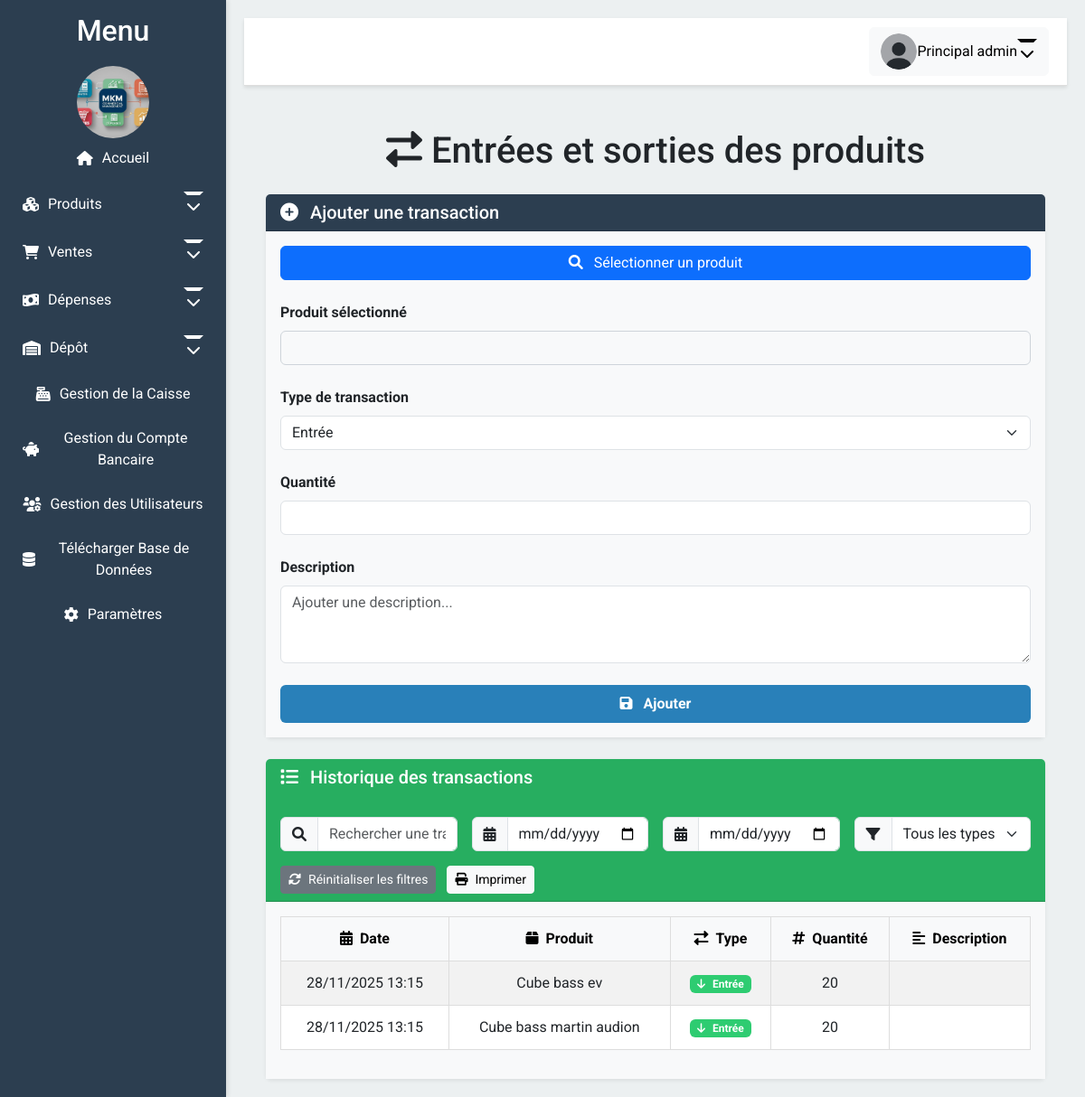
The page /entrees_sorties (signed in) on the database as committed earlier.
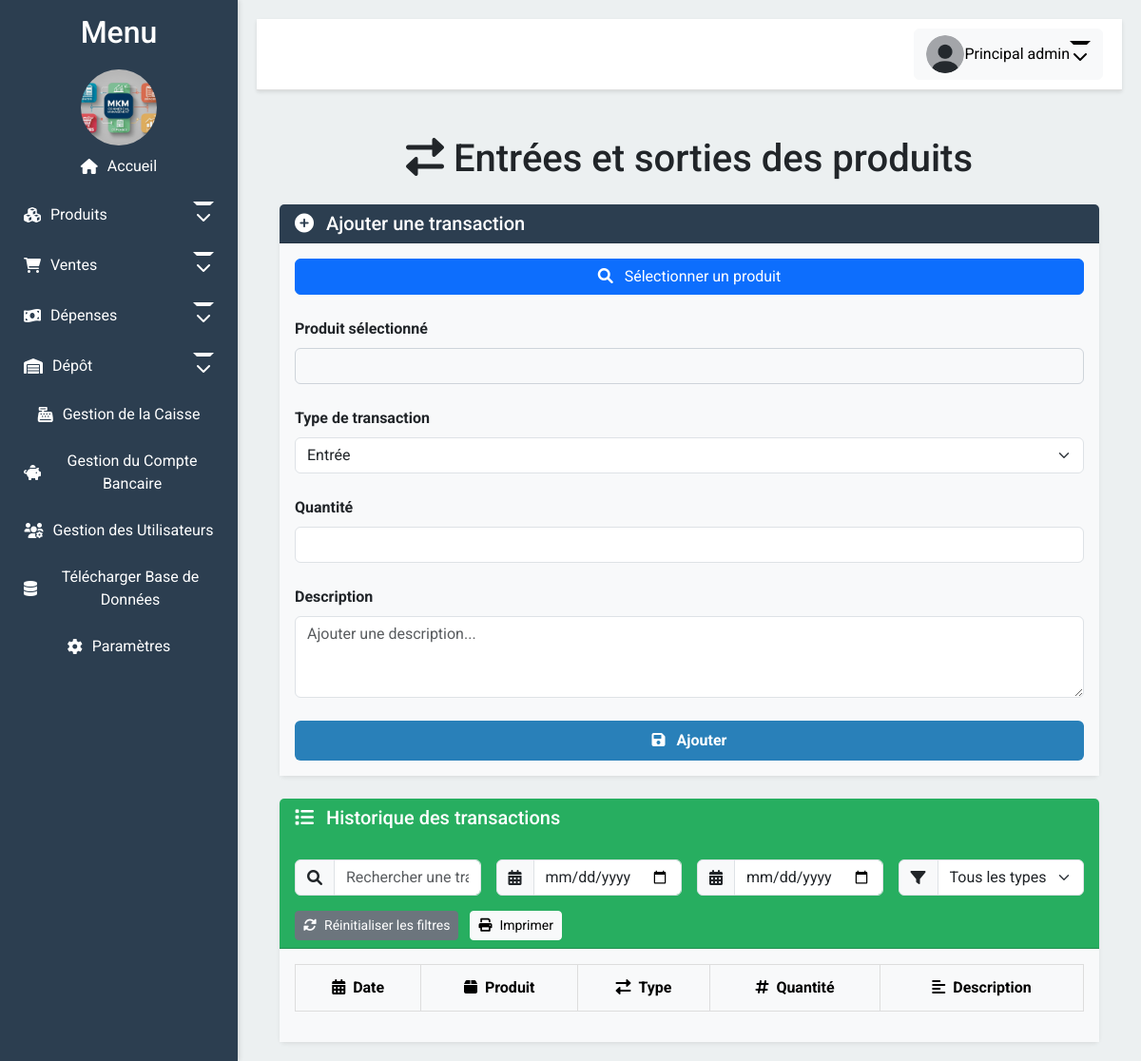
The same page on the database as committed later.
### app/models.py (models this page shows, shortened)
class TransactionsProduit(db.Model):
    __tablename__ = 'transactions_produit'
    id = db.Column(db.Integer, primary_key=True)
    produit_id = db.Column(db.Integer, db.ForeignKey('produits.id'), nullable=False)
    type = db.Column(db.Enum('entree', 'sortie'), nullable=False)
    quantite = db.Column(db.Integer, nullable=False)
    date_transaction = db.Column(db.DateTime, default=datetime.utcnow)
    description = db.Column(db.Text, nullable=True)
    produit = db.relationship('Produits', backref='transactions')

class Produits(db.Model):
    __tablename__ = 'produits'  # Ajoutez aussi pour les autres modèles pour être cohérent
    id = db.Column(db.Integer, primary_key=True)
    nom = db.Column(db.String(100), nullable=False)
    description = db.Column(db.String(200))
    prix = db.Column(db.Float, nullable=False)
    prix_achat = db.Column(db.Float, nullable=False)
    quantite = db.Column(db.Integer, nullable=False)
    quantite_depot = db.Column(db.Integer, default=0)
    en_route = db.Column(db.Integer, default=0)

### app/routes.py (the view)
@bp.route('/entrees_sorties')
@login_required
@permission_required('gestion_produits')
def entrees_sorties():
    transactions = TransactionsProduit.query.order_by(TransactionsProduit.date_transaction.desc()).all()
    produits = Produits.query.all()
    return render_template('entrees_sorties.html', transactions=transactions, produits=produits)

### app/models.py (called while the page is built)
    def is_admin(self):
        return self.role == 'admin'

    def has_permission(self, permission):
        if self.is_admin():
            return True
        return self.permissions and permission in self.permissions

### app/routes.py (called while the page is built)
def permission_required(permission):
    def decorator(f):
        @wraps(f)
        def decorated_function(*args, **kwargs):
            if not current_user.has_permission(permission):
                flash("Accès refusé. Vous n'avez pas les permissions nécessaires.", 'danger')
                return redirect(url_for('routes.index'))
            return f(*args, **kwargs)
        return decorated_function
    return decorator

@login_manager.user_loader
def load_user(user_id):
    return User.query.get(int(user_id))

### app/templates/entrees_sorties.html (shortened to what the changed rows need)
{% extends "layout.html" %}
{% block content %}
<div class="container">
    <h1 class="mt-5 text-center"><i class="fas fa-exchange-alt"></i> Entrées et sorties des produits</h1>
    <div class="card mt-4 shadow-sm border-0">
        <div class="card-body" style="background-color: #F8F9FA;">
            <div class="table-responsive">
                <table class="table table-hover table-striped">
                    <thead class="table-light">
                        <tr>
                            <th class="text-center"><i class="fas fa-calendar-alt me-2"></i>Date</th>
                            <th class="text-center"><i class="fas fa-box me-2"></i>Produit</th>
                            <th class="text-center"><i class="fas fa-exchange-alt me-2"></i>Type</th>
                            <th class="text-center"><i class="fas fa-hashtag me-2"></i>Quantité</th>
                            <th class="text-center"><i class="fas fa-align-left me-2"></i>Description</th>
                        </tr>
                    </thead>
                    <tbody id="transactionTableBody">
                        {% for transaction in transactions %}
                        <tr data-type="{{ transaction.type }}" data-date="{{ transaction.date_transaction.strftime('%Y-%m-%d') }}">
                            <td class="text-center">{{ transaction.date_transaction.strftime('%d/%m/%Y %H:%M') }}</td>
                            <td class="text-center">{{ transaction.produit.nom }}</td>
                            <td class="text-center">
                                {% if transaction.type == 'entree' %}
                                    <span class="badge" style="background-color: #2ECC71;"><i class="fas fa-arrow-down me-2"></i>Entrée</span>
                                {% else %}
                                    <span class="badge" style="background-color: #E74C3C;"><i class="fas fa-arrow-up me-2"></i>Sortie</span>
                                {% endif %}
                            </td>
                            <td class="text-center">{{ transaction.quantite }}</td>
                            <td class="text-center">{{ transaction.description }}</td>
                        </tr>
                        {% endfor %}
                    </tbody>
                </table>
            </div>
        </div>
    </div>
</div>
{% endblock %}

Rows that differ between the two databases and show on the page:
removed TransactionsProduit: type "entree" (drawn)
removed TransactionsProduit: type "entree" (drawn)
